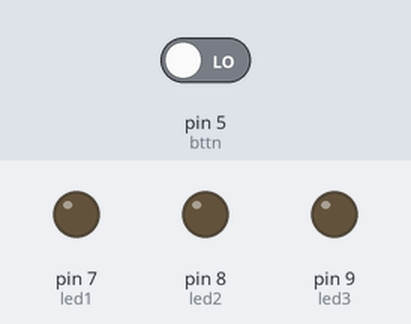
A sketch run on a simulated Arduino Uno, built with avr-gcc and run on an emulated ATmega328P. Parts: output pins drawn as LEDs (lit = HIGH). Dashed ring = blinking. Inputs (shaded band) come from the test bench; at power-on: pin 5 (bttn) LOW.

Above: at 1.2 s.
1.3 s: pin 5 (bttn) driven HIGH
At 2.0 s:
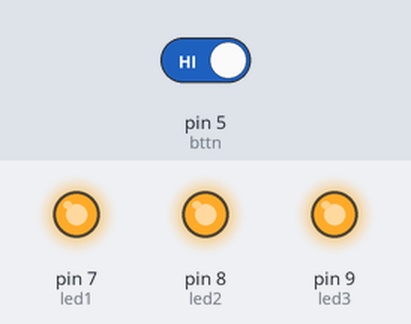
At 3.2 s:
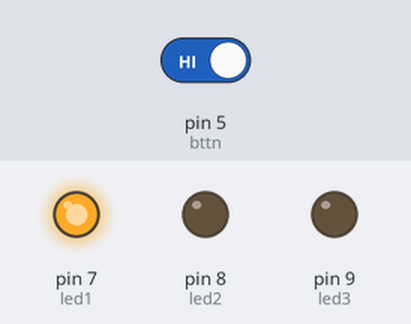
4.3 s: pin 5 (bttn) driven LOW
At 5.2 s:
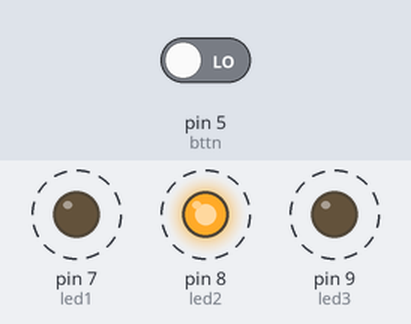
Timing chart, 0 to 13.3 s (numbered marks = the images above; inputs shaded):
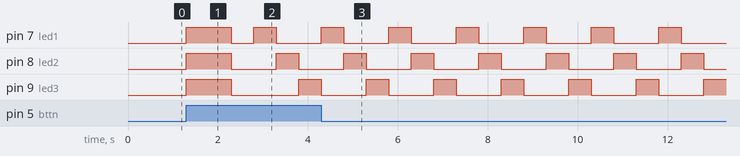

Measured:
- after the input at 1.3 s, pin 7 (led1): LOW → HIGH at once, → LOW 1.0 s later, → HIGH 0.50 s later, → LOW 0.50 s later; pin 8 (led2): LOW → HIGH at once, → LOW 1.0 s later, → HIGH 1.0 s later, → LOW 0.50 s later; pin 9 (led3): LOW → HIGH at once, → LOW 1.0 s later, → HIGH 1.5 s later

The sketch:

Code.ino
```cpp
int bttn = 5;
int led1 = 7;
int led2 = 8;
int led3 = 9;
int valor = 0;

void setup()
{
	  pinMode(led1, OUTPUT);
  	pinMode(led2, OUTPUT);
  	pinMode(led3, OUTPUT);
  	pinMode(bttn, INPUT);
}

void loop()
{
  while (valor<5){
  	if (digitalRead(bttn) == HIGH)
  	{
  	  valor++;
  	}
  	if (valor == 1)
  	{
      etapa1();
  	}
  	if (valor == 2)
  	{
      etapa1();
      etapa2();
  	}
    if (valor == 3)
    {
      etapa3();
    }
    if (valor == 4)
    {
      etapa2();
    }
    if (valor == 5)
    {
      valor = 0;
    }
  }
}

void etapa1()
{
  digitalWrite(led1, HIGH);
  digitalWrite(led2, HIGH);
  digitalWrite(led3, HIGH);
  delay(500);
}

void etapa2()
{
  digitalWrite(led1, LOW);
  digitalWrite(led2, LOW);
  digitalWrite(led3, LOW);
  delay(500);
}

void etapa3()
{
  digitalWrite(led1, HIGH);
  digitalWrite(led2, LOW);
  digitalWrite(led3, LOW);
  delay(500);
  digitalWrite(led1, LOW);
  digitalWrite(led2, HIGH);
  digitalWrite(led3, LOW);
  delay(500);
  digitalWrite(led1, LOW);
  digitalWrite(led2, LOW);
  digitalWrite(led3, HIGH);
  delay(500);
}
```
